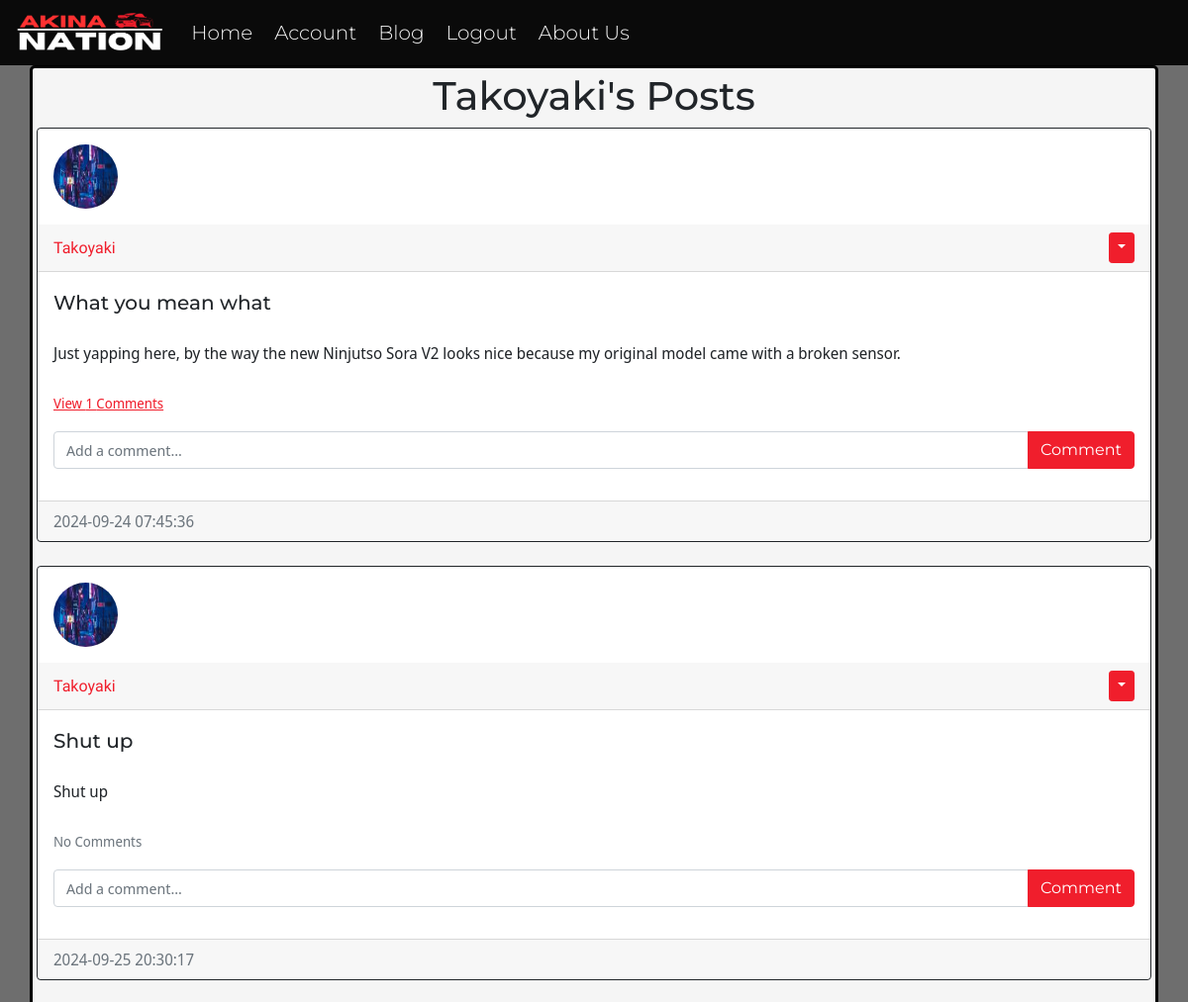
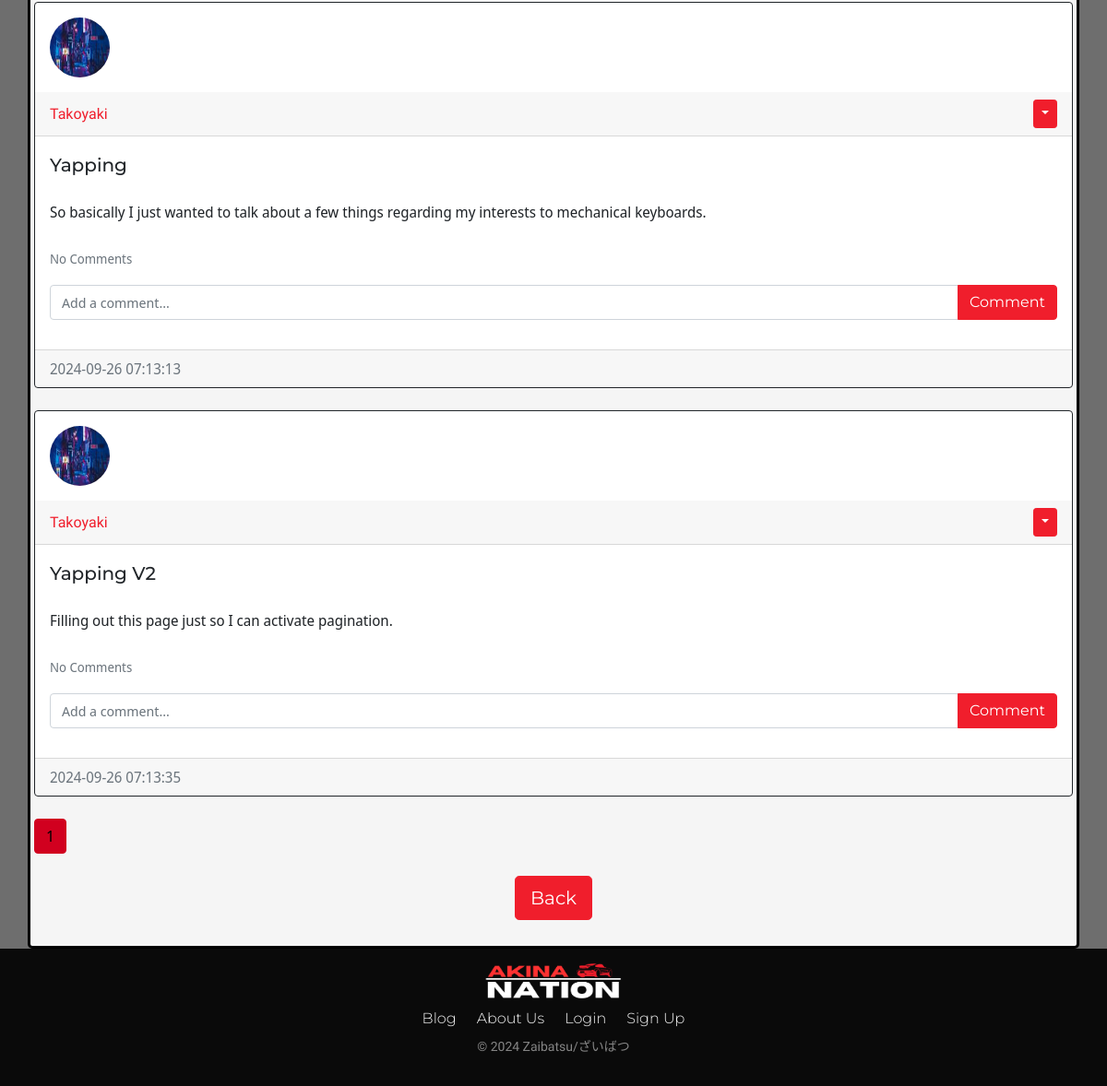
Page /posts/Takoyaki (signed in) on the earlier database version (2 pictures, top to bottom).
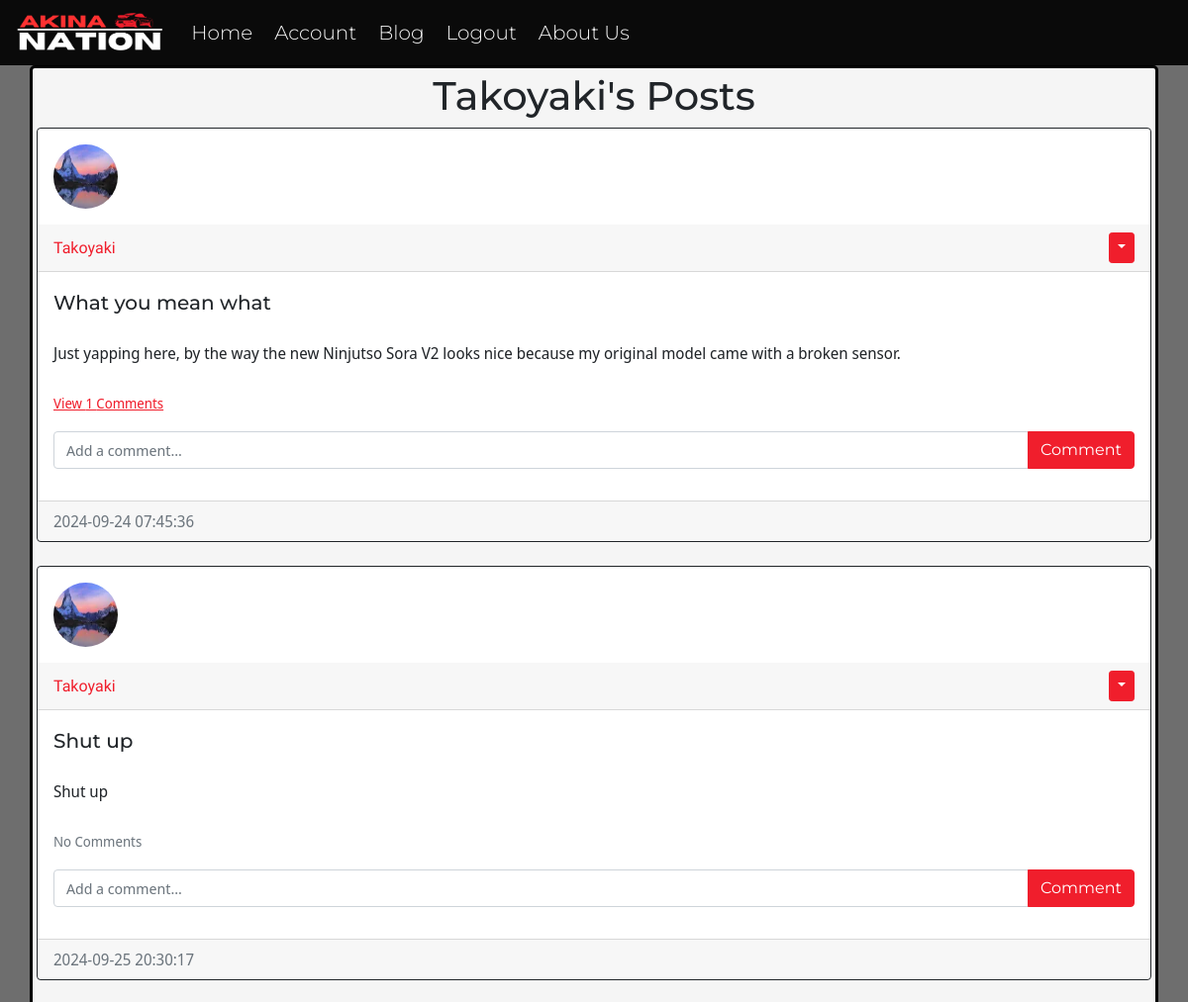
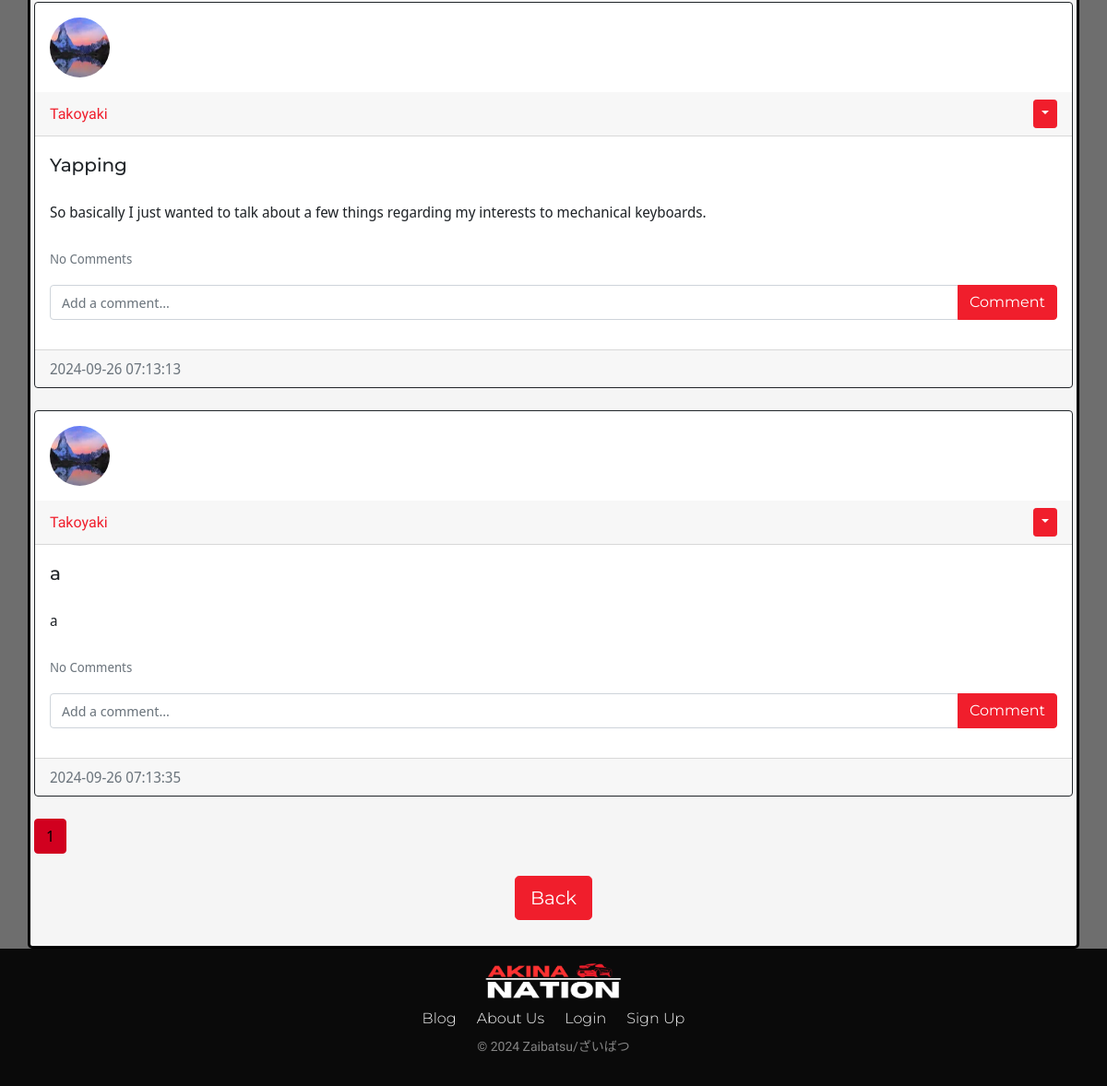
Same page on the later database version (2 pictures, top to bottom).
### website/models.py (models this page shows)
class User(db.Model, UserMixin):
    id = db.Column(db.Integer, primary_key=True)
    email = db.Column(db.String(150), unique=True)
    username = db.Column(db.String(150), unique=True)
    password = db.Column(db.String(150))
    image_file = db.Column(db.String(20), nullable=False, default='default.png')
    date_created = db.Column(db.DateTime(timezone=True), default=func.now())
    posts = db.relationship('Post', backref='user', passive_deletes=True)
    comments= db.relationship('Comment', backref='user', passive_deletes=True)

class Post(db.Model):
    id = db.Column(db.Integer, primary_key=True)
    title = db.Column(db.String(100), nullable=False)
    text = db.Column(db.Text, nullable=False)
    date_created = db.Column(db.DateTime(timezone=True), default=func.now())
    author = db.Column(db.Integer, db.ForeignKey('user.id', ondelete="CASCADE"), nullable=False)
    comments= db.relationship('Comment', backref='post', passive_deletes=True)

### website/views.py (the view)
@views.route("/posts/<username>")
@login_required
def posts(username):
    user = User.query.filter_by(username=username).first()
    if not user:
        flash('No user with that username exists.', category="error")
        return redirect(url_for('views.home'))
    page = request.args.get('page', 1, type=int)
    posts = Post.query.filter_by(author=user.id).paginate(page=page, per_page=4)
    return render_template("posts.html", user=current_user, posts=posts, username=username)

### website/__init__.py (called while the page is built)
def create_app():
    app = Flask(__name__, static_folder='static')
    app.config['SECRET_KEY'] = "lNJrn@]@neV]O.h"
    app.config['SQLALCHEMY_DATABASE_URI'] = f'sqlite:///{DB_NAME}'
    db.init_app(app)
    from .views import views
    from .auth import auth
    app.register_blueprint(views, url_prefix="/")
    app.register_blueprint(auth, url_prefix="/")
    from .models import User, Post, Comment
    with app.app_context():
        db.create_all()
    login_manager = LoginManager()
    login_manager.login_view = "auth.login"
    login_manager.init_app(app)
    @login_manager.user_loader
    def load_user(id):
        return User.query.get(int(id))
    return app

### website/templates/posts.html
{% extends "posts_div.html" %} {% block title %} {{username}}'s Posts {% endblock %}
{% block header %} {{username}}'s Posts {% endblock %}
{% block footer %}
    <div align="center">
        <a href="/blog"><button type="button" class="btn btn-primary btn-lg">Back</button></a>
    </div>
    <br />
{% endblock %}

### website/templates/posts_div.html (shortened to what this page needs)
{% extends "template.html" %} {% block title %}Home{% endblock %}
{% block content %}
<h1 align="center">{% block header %}Posts{% endblock %}</h1>
<div id="posts">
	{% for post in posts %}
	<div class="card border-dark">
    <img class="rounded-circle article-img" src="{{ url_for('static', filename='profile_pics/' + post.user.image_file) }}">
		<div class="card-header d-flex justify-content-between align-items-center">
			<a class="post-username" href="/posts/{{post.user.username}}">{{post.user.username}}</a>
				<div>
					{% if user.id == post.author %}
					<div class="btn-group">
						<button type="button" class="btn btn-sm btn-primary dropdown-toggle" data-bs-toggle="dropdown"></button>
					</div>
					{% endif %}
				</div>
      </div>
			<div class="card-body">
        <div class="card-text post-title">{{post.title}}</div>
				<br />
				<div class="card-text post-content">{{post.text}}</div>
				<br />
        <p class="card-text">
          {% if post.comments|length > 0 %}
          <a data-bs-toggle="collapse" href="#comments-{{post.id}}" role="button">
            <small id="numberComments">View {{post.comments|length}} Comments</small>
          </a>
          {% else %}
          <small class="text-muted" id="noneComments">No Comments</small>
          {% endif %}
        </p>
        <form
          class="input-group mb-3"
          method="POST"
          action="/create-comment/{{post.id}}"
        >
          <input
            type="text"
            id="commentInput"
            name="text"
            class="form-control"
            placeholder="Add a comment..."
          />
          <button type="submit" class="btn btn-primary">Comment</button>
        </form>
			</div>
			<div class="card-footer text-muted">{{post.date_created}}</div>
	  </div>
	<br />
  {% endfor %}
</div>
  {% for page_num in posts.iter_pages(left_edge=1, right_edge=1, left_current=1, right_current=2) %}
    {% if page_num %}
      {% if posts.page == page_num %}
        <a class="btn btn-info mb-4" href="{{ url_for('views.blog', page=page_num)}}">{{ page_num }}</a>
      {% else %}
        <a class="btn btn-outline-info mb-4" href="{{ url_for('views.blog', page=page_num)}}">{{ page_num }}</a>
      {% endif %}
    {% endif %}
  {% endfor%}
{% block footer %}{% endblock %} {% endblock %}

### website/templates/template.html (shortened to what this page needs)
<!DOCTYPE HTML>
<html lang="en">
  <head>
    <link href="https://cdn.jsdelivr.net/npm/bootstrap@5.0.2/dist/css/bootstrap.min.css" rel="stylesheet"
>
    <link rel="stylesheet" href="{{ url_for('static', filename='styles.css') }}">
  </head>
  <body>
    <nav class="navbar navbar-expand-md bg-dark navbar-dark px-3 py-2">
      <a class="navbar-brand" href="home">
        <img id="navbar_logo" src="\static\assets\akina_nation_cropped.png" alt="logo" style="height: 40px">
      </a>
      <div class="collapse navbar-collapse" id="collapsibleNavbar">
        <ul class="navbar-nav">
          {% if user.is_authenticated %}
          <li class="nav-item">
            <a class="nav-link" href="/home">Home</a>
          </li>
          <li class="nav-item">
            <a class="nav-link" href="/account">Account</a>
          </li>
          <li class="nav-item">
            <a class="nav-link" href="/blog">Blog</a>
          </li>
          <li class="nav-item">
            <a class="nav-link" href="/logout">Logout</a>
          </li>
          <li class="nav-item">
            <a class="nav-link" href="/about">About Us</a>
          </li>
          {% endif %}
        </ul>
      </div>
    </nav>
    <div class="container">{% block content %}{% endblock %}</div>
    <footer class="bg-dark text-white py-3 sticky-footer">
        <a href="/home">
          <img id="footerLogo" src="\static\assets\akina_nation_cropped.png" alt="logo" style="height: 40px">
        </a>
        <ul class="nav justify-content-center">
          <li class="footer-item">
            <a href="/blog" class="nav-link px-2" id="footerLink">Blog</a>
          </li>
          <li class="footer-item">
            <a href="/about" class="nav-link px-2" id="footerLink">About Us</a>
          </li>
          <li class="footer-item">
            <a href="/login" class="nav-link px-2" id="footerLink">Login</a>
          </li>
          <li class="footer-item">
            <a href="/signup" class="nav-link px-2" id="footerLink">Sign Up</a>
          </li>
        </ul>
        <p class="text-center text-white-50" id="footerCopyright">&copy; 2024 Zaibatsu/ざいばつ</p>
    </footer>
  </body>
</html>

### website/static/styles.css (style rules this page uses)
p { font-size: 18px; font-family: 'Noto Sans Display'; }
.text-muted { font-family: 'Noto Sans Display'; }
h1 { font-family: "Montserrat" }
a { color:#f01e2c; }
body { min-height: 100vh; background-color: #6e6e6e; }
.container { min-height: 77.5vh; align-content: center; border-radius: 5px; padding: 4px; border: 3px solid black; background-color: #f5f5f5; }
.btn-primary { background-color:#f01e2c; border-color:#f01e2c; font-family: 'Montserrat'; }
.btn-info { background-color:#d1001f; border-color:#d1001f; }
.form-control { font-family: 'Noto Sans Display'; }
.post-username { font-family: 'Zen Kaku Gothic New'; color:#f01e2c; text-decoration: none; font-weight: 500; }
.post-title { font-family: 'Montserrat'; font-size: 20px; font-weight: 500; }
.post-content { font-family: 'Noto Sans Display'; font-weight: 400; }
#numberComments { font-size:14px; color:#f01e2c; }
#numberComments { font-size:14px; }
#noneComments { font-size:14px; }
#commentInput { font-size:15px; }
.bg-dark { background-color: #0a0a0a !important; }
.nav-link { margin-left: 3px; margin-right: 3px; position: relative; font-family: 'Montserrat'; font-size: 20px; font-weight: 300; color: #f5f5f5 !important; }
.nav-link::after { content: ''; opacity: 0; transition: all 0.2s; height: 2px; width: 100%; background-color: #f01e2c; position: absolute; bottom: 0; left: 0; }
.sticky-footer { position: sticky; align-content: center; top: 100%; }
#footerCopyright { font-size: 14px; font-family: 'Zen Kaku Gothic New'; }
#footerLogo { display: block; margin-left: auto; margin-right: auto; }
#footerLink { font-size: 16px; }
.article-img { height: 65px; width: 65px; margin: 16px; }

Differences in the rows shown:
changed through a linked row, Post "What you mean what": image_file: a different picture
changed through a linked row, Post "Shut up": image_file: a different picture
changed through a linked row, Post "Yapping": image_file: a different picture
changed Post (number 4 of 4 on the later page): image_file: a different picture; title "Yapping V2" → "a"; text "Filling out this page just so I can activate pagination." → "a"
